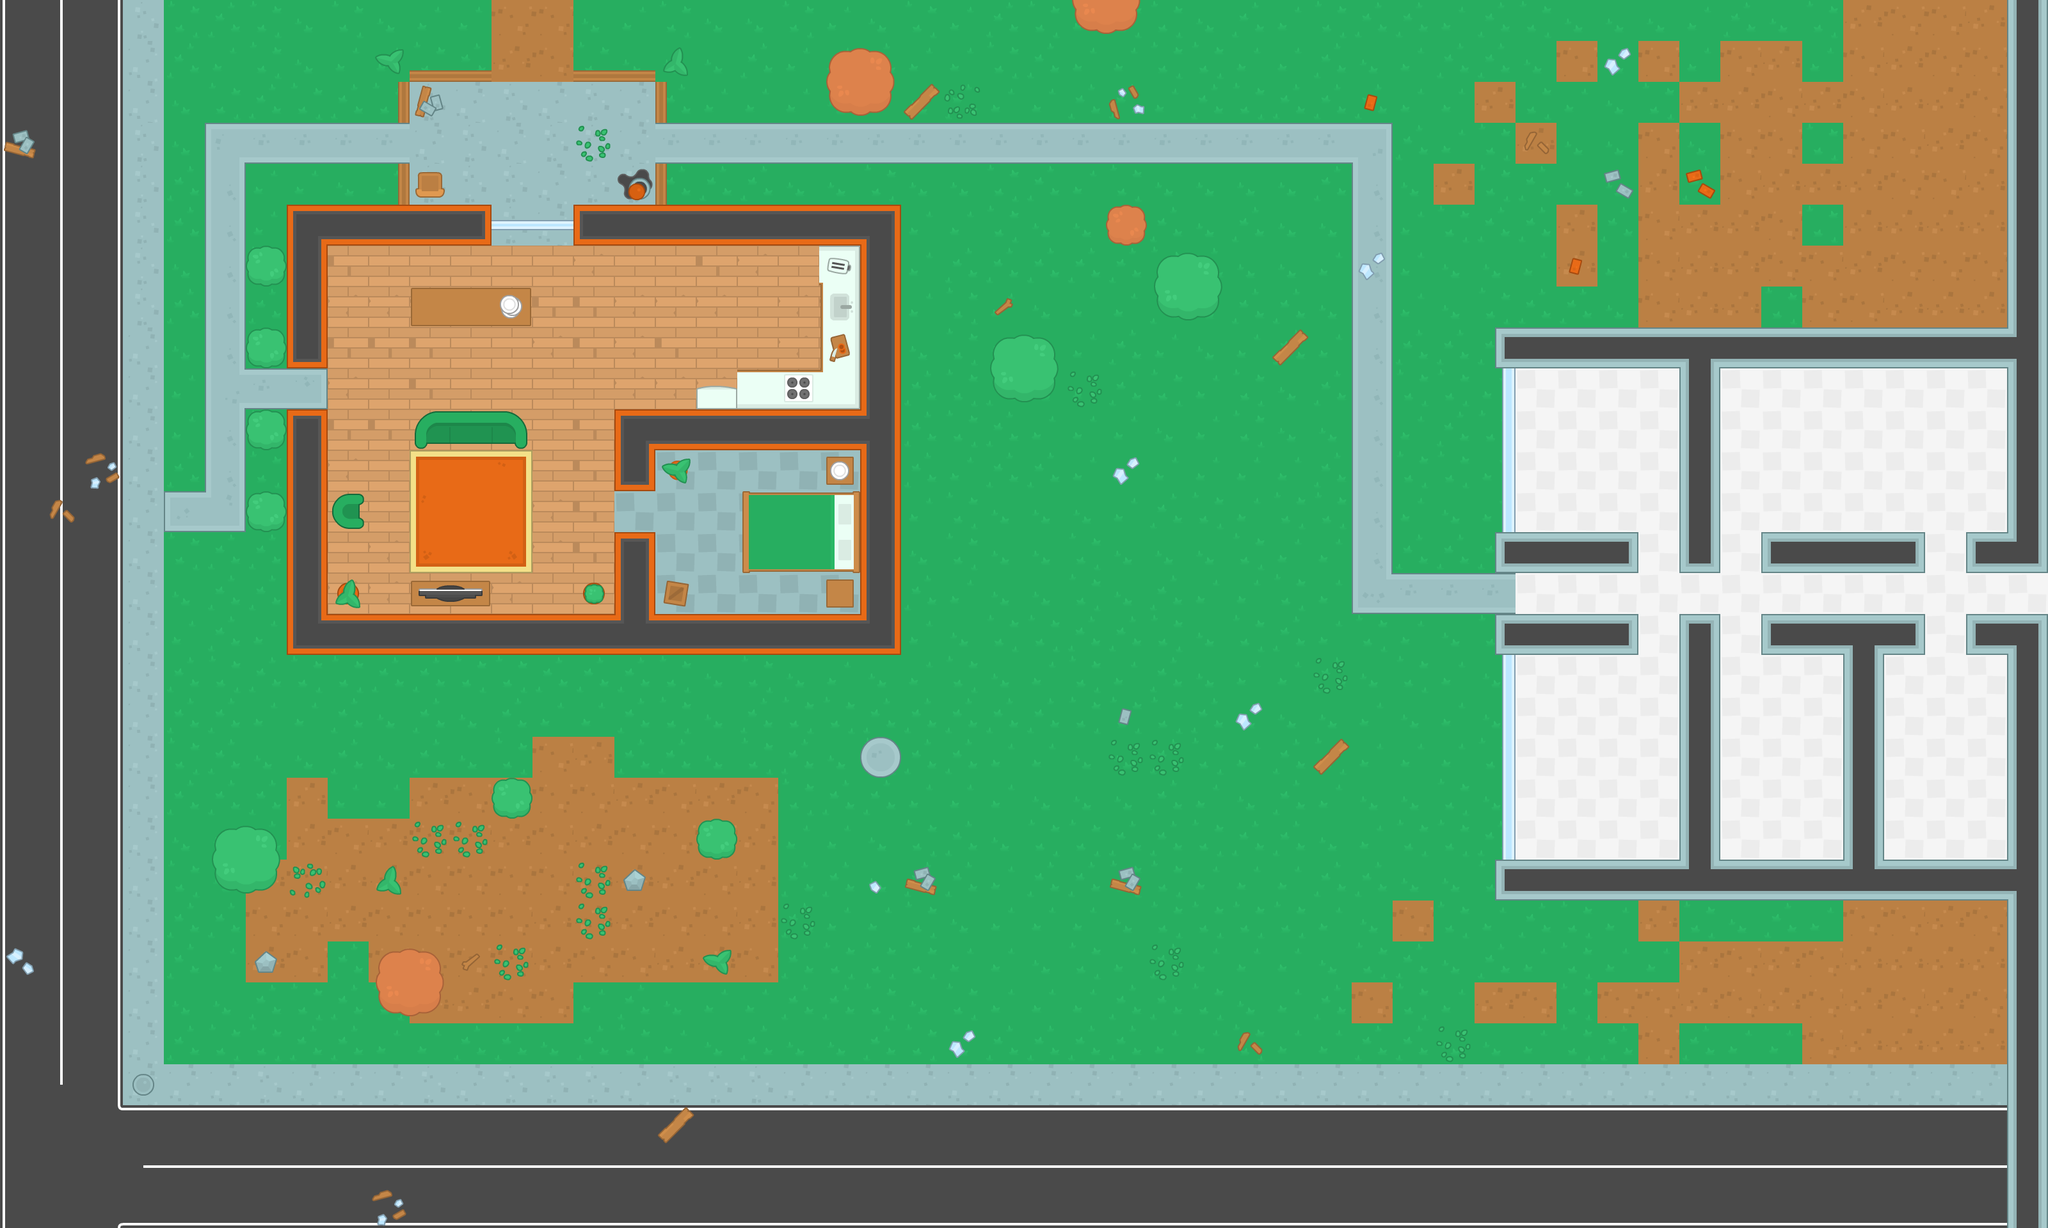

A level layout from a 2D game, rendered from its tile map. Below: a short description, then the map file with tile-grid data replaced by summaries:
An orthogonal 50x30 tile map with 64x64 px tiles, 4 tile layers (ground, walls, items, decorations) and 81 objects (59x wall, 16x zombie, 2x health, 2x ammo, player, ...).

<map version="1.2" tiledversion="1.2.3" orientation="orthogonal" renderorder="right-down" width="50" height="30" tilewidth="64" tileheight="64" infinite="0" nextlayerid="10" nextobjectid="135">
 <tileset firstgid="1" name="spritesheet_tiles" tilewidth="64" tileheight="64" spacing="10" tilecount="540" columns="27">
  <image source="../img/spritesheet_tiles.png" width="1988" height="1470" />
 </tileset>
 <layer id="1" name="ground" width="50" height="30">
  <data>[1500 cells, 1500 non-empty, 43 distinct tile ids]</data>
 </layer>
 <layer id="2" name="walls" width="50" height="30">
  <data>[1500 cells, 163 non-empty, 25 distinct tile ids]</data>
 </layer>
 <layer id="3" name="items" width="50" height="30">
  <data>[1500 cells, 64 non-empty, 38 distinct tile ids]</data>
 </layer>
 <layer id="4" name="decorations" width="50" height="30">
  <data>[1500 cells, 54 non-empty, 22 distinct tile ids]</data>
 </layer>
 <objectgroup id="5" name="Obstacles">
  <object id="1" name="player" x="336" y="208" width="32" height="32" />
  <object id="2" name="wall" x="448" y="320" width="320" height="64" />
  <object id="3" name="wall" x="448" y="960" width="960" height="64" />
  <object id="4" name="wall" x="960" y="640" width="384" height="64" />
  <object id="5" name="wall" x="1344" y="384" width="64" height="576" />
  <object id="6" name="wall" x="448" y="384" width="64" height="192" />
  <object id="7" name="wall" x="448" y="640" width="64" height="320" />
  <object id="8" name="wall" x="960" y="832" width="64" height="128" />
  <object id="9" name="wall" x="960" y="704" width="64" height="64" />
  <object id="15" name="wall" x="896" y="320" width="512" height="64" />
  <object id="21" name="wall" x="640" y="448" width="192" height="64" />
  <object id="22" name="wall" x="1168" y="768" width="176" height="128" />
  <object id="23" name="wall" x="1152" y="576" width="128" height="32" />
  <object id="24" name="wall" x="656" y="640" width="160" height="48" />
  <object id="25" name="wall" x="512" y="784" width="48" height="32" />
  <object id="26" name="wall" x="640" y="912" width="128" height="48" />
  <object id="28" name="wall" x="910" y="909" width="35" height="35" />
  <object id="29" name="wall" x="1088" y="608" width="64" height="32" />
  <object id="30" name="wall" x="1040" y="720" width="32" height="32" />
  <object id="31" name="wall" x="528" y="912" width="32" height="32" />
  <object id="34" name="wall" x="656" y="272" width="32" height="48" />
  <object id="35" name="wall" x="1024" y="912" width="48" height="48" />
  <object id="36" name="wall" x="1296" y="896" width="48" height="48" />
  <object id="37" name="wall" x="1296" y="704" width="48" height="48" />
  <object id="38" name="wall" x="1280" y="384" width="16" height="256" />
  <object id="40" name="zombie" x="1872" y="912" width="32" height="32" />
  <object id="42" name="zombie" x="976" y="1104" width="32" height="32" />
  <object id="46" name="wall" x="784" y="1232" width="32" height="32" />
  <object id="47" name="wall" x="1104" y="1296" width="32" height="32" />
  <object id="48" name="wall" x="608" y="1504" width="64" height="64" />
  <object id="49" name="wall" x="352" y="1312" width="64" height="64" />
  <object id="50" name="wall" x="1312" y="96" width="64" height="64" />
  <object id="52" name="wall" x="2336" y="512" width="864" height="64" />
  <object id="53" name="wall" x="1744" y="336" width="32" height="32" />
  <object id="55" name="wall" x="1680" y="-16" width="96" height="64" />
  <object id="56" name="wall" x="1568" y="544" width="64" height="64" />
  <object id="57" name="wall" x="400" y="784" width="32" height="32" />
  <object id="58" name="wall" x="400" y="656" width="32" height="32" />
  <object id="59" name="wall" x="400" y="528" width="32" height="32" />
  <object id="60" name="wall" x="400" y="400" width="32" height="32" />
  <object id="63" name="zombie" x="1168" y="912" width="32" height="32" />
  <object id="90" name="wall" x="0" y="0" width="3200" height="16" />
  <object id="92" name="wall" x="0" y="1904" width="3200" height="16" />
  <object id="93" name="wall" x="3136" y="0" width="64" height="512" />
  <object id="94" name="wall" x="0" y="0" width="16" height="1920" />
  <object id="95" name="wall" x="768" y="344" width="128" height="16" />
  <object id="96" name="wall" x="1824" y="416" width="64" height="64" />
  <object id="97" name="wall" x="2352" y="576" width="16" height="256" />
  <object id="98" name="wall" x="2336" y="832" width="224" height="64" />
  <object id="99" name="wall" x="2624" y="576" width="64" height="320" />
  <object id="100" name="wall" x="2752" y="832" width="256" height="64" />
  <object id="101" name="wall" x="3136" y="960" width="64" height="448" />
  <object id="103" name="wall" x="3136" y="1408" width="64" height="512" />
  <object id="104" name="wall" x="2336" y="1344" width="800" height="64" />
  <object id="106" name="wall" x="2336" y="960" width="224" height="64" />
  <object id="107" name="wall" x="2352" y="1024" width="16" height="320" />
  <object id="108" name="wall" x="2752" y="960" width="256" height="64" />
  <object id="109" name="wall" x="2880" y="1024" width="64" height="320" />
  <object id="110" name="wall" x="2624" y="960" width="64" height="384" />
  <object id="112" name="wall" x="3072" y="832" width="64" height="64" />
  <object id="113" name="wall" x="3072" y="960" width="64" height="64" />
  <object id="114" name="wall" x="3136" y="576" width="64" height="320" />
  <object id="115" name="zombie" x="1552" y="848" width="32" height="32" />
  <object id="116" name="zombie" x="1808" y="1424" width="32" height="32" />
  <object id="117" name="zombie" x="1360" y="1168" width="32" height="32" />
  <object id="118" name="zombie" x="144" y="1808" width="32" height="32" />
  <object id="119" name="zombie" x="2768" y="1232" width="32" height="32" />
  <object id="120" name="zombie" x="2768" y="656" width="32" height="32" />
  <object id="121" name="zombie" x="3024" y="656" width="32" height="32" />
  <object id="122" name="zombie" x="2448" y="656" width="32" height="32" />
  <object id="123" name="zombie" x="2448" y="1232" width="32" height="32" />
  <object id="124" name="zombie" x="3024" y="1232" width="32" height="32" />
  <object id="125" name="wall" x="3184" y="896" width="16" height="64" />
  <object id="127" name="health" x="1168" y="720" width="32" height="32" />
  <object id="128" name="ammo" x="1232" y="720" width="32" height="32" />
  <object id="129" name="zombie" x="1296" y="1552" width="32" height="32" />
  <object id="130" name="zombie" x="272" y="1616" width="32" height="32" />
  <object id="131" name="health" x="2896" y="656" width="32" height="32" />
  <object id="132" name="zombie" x="272" y="1040" width="32" height="32" />
  <object id="133" name="ammo" x="2576" y="1296" width="32" height="32" />
  <object id="134" name="key" x="528" y="208" width="32" height="32" />
 </objectgroup>
</map>
